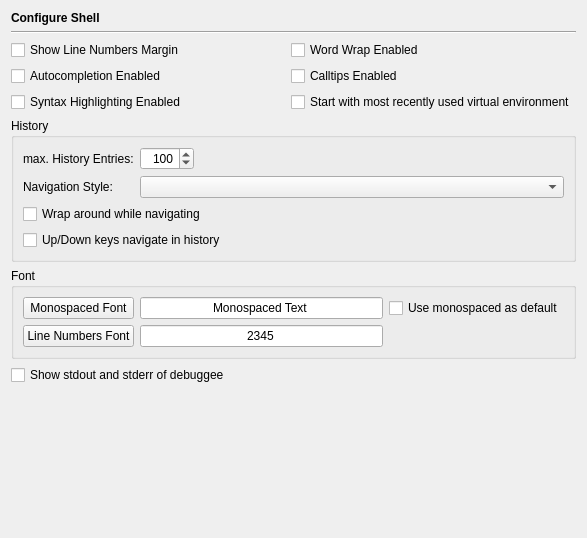
<?xml version="1.0" encoding="UTF-8"?>
<ui version="4.0">
 <class>ShellPage</class>
 <widget class="QWidget" name="ShellPage">
  <property name="geometry">
   <rect>
    <x>0</x>
    <y>0</y>
    <width>587</width>
    <height>538</height>
   </rect>
  </property>
  <layout class="QVBoxLayout" name="verticalLayout">
   <item>
    <widget class="QLabel" name="headerLabel">
     <property name="text">
      <string>&lt;b&gt;Configure Shell&lt;/b&gt;</string>
     </property>
    </widget>
   </item>
   <item>
    <widget class="Line" name="line14">
     <property name="frameShape">
      <enum>QFrame::HLine</enum>
     </property>
     <property name="frameShadow">
      <enum>QFrame::Sunken</enum>
     </property>
     <property name="orientation">
      <enum>Qt::Horizontal</enum>
     </property>
    </widget>
   </item>
   <item>
    <layout class="QGridLayout">
     <item row="0" column="0">
      <widget class="QCheckBox" name="shellLinenoCheckBox">
       <property name="toolTip">
        <string>Select whether line numbers margin should be shown.</string>
       </property>
       <property name="text">
        <string>Show Line Numbers Margin</string>
       </property>
      </widget>
     </item>
     <item row="1" column="1">
      <widget class="QCheckBox" name="shellCTEnabledCheckBox">
       <property name="toolTip">
        <string>Select this to enable calltips</string>
       </property>
       <property name="text">
        <string>Calltips Enabled</string>
       </property>
      </widget>
     </item>
     <item row="0" column="1">
      <widget class="QCheckBox" name="shellWordWrapCheckBox">
       <property name="toolTip">
        <string>Select to enable wrapping at word boundaries</string>
       </property>
       <property name="text">
        <string>Word Wrap Enabled</string>
       </property>
      </widget>
     </item>
     <item row="1" column="0">
      <widget class="QCheckBox" name="shellACEnabledCheckBox">
       <property name="toolTip">
        <string>Select this to enable autocompletion</string>
       </property>
       <property name="text">
        <string>Autocompletion Enabled</string>
       </property>
      </widget>
     </item>
     <item row="2" column="0">
      <widget class="QCheckBox" name="shellSyntaxHighlightingCheckBox">
       <property name="toolTip">
        <string>Select to enable syntax highlighting</string>
       </property>
       <property name="text">
        <string>Syntax Highlighting Enabled</string>
       </property>
      </widget>
     </item>
     <item row="2" column="1">
      <widget class="QCheckBox" name="rememberCheckBox">
       <property name="toolTip">
        <string>Select to start with the most recently used virtual environment</string>
       </property>
       <property name="text">
        <string>Start with most recently used virtual environment</string>
       </property>
      </widget>
     </item>
    </layout>
   </item>
   <item>
    <widget class="QGroupBox" name="groupBox">
     <property name="title">
      <string>History</string>
     </property>
     <layout class="QGridLayout" name="gridLayout">
      <item row="0" column="0">
       <widget class="QLabel" name="textLabel1_20">
        <property name="text">
         <string>max. History Entries:</string>
        </property>
       </widget>
      </item>
      <item row="0" column="1">
       <widget class="QSpinBox" name="shellHistorySpinBox">
        <property name="toolTip">
         <string>Enter the number of history entries allowed</string>
        </property>
        <property name="alignment">
         <set>Qt::AlignRight|Qt::AlignTrailing|Qt::AlignVCenter</set>
        </property>
        <property name="minimum">
         <number>10</number>
        </property>
        <property name="maximum">
         <number>1000</number>
        </property>
        <property name="singleStep">
         <number>10</number>
        </property>
        <property name="value">
         <number>100</number>
        </property>
       </widget>
      </item>
      <item row="0" column="2">
       <spacer>
        <property name="orientation">
         <enum>Qt::Horizontal</enum>
        </property>
        <property name="sizeType">
         <enum>QSizePolicy::Expanding</enum>
        </property>
        <property name="sizeHint" stdset="0">
         <size>
          <width>343</width>
          <height>20</height>
         </size>
        </property>
       </spacer>
      </item>
      <item row="1" column="0">
       <widget class="QLabel" name="label">
        <property name="text">
         <string>Navigation Style:</string>
        </property>
       </widget>
      </item>
      <item row="1" column="1" colspan="2">
       <widget class="QComboBox" name="shellHistoryStyleComboBox">
        <property name="toolTip">
         <string>Select the history style</string>
        </property>
       </widget>
      </item>
      <item row="2" column="0" colspan="3">
       <widget class="QCheckBox" name="shellHistoryWrapCheckBox">
        <property name="toolTip">
         <string>Select to wrap around while navigating through the history</string>
        </property>
        <property name="text">
         <string>Wrap around while navigating</string>
        </property>
       </widget>
      </item>
      <item row="3" column="0" colspan="3">
       <widget class="QCheckBox" name="shellHistoryCursorKeysCheckBox">
        <property name="toolTip">
         <string>Select to make Up- and Down-keys move in history</string>
        </property>
        <property name="whatsThis">
         <string>&lt;b&gt;Up/Down keys navigate in history&lt;b&gt;
&lt;p&gt;Select this entry to make Up- and Down-keys navigate in history. If unselected history navigation may be performed by Ctrl-Up or Ctrl-Down.&lt;/p&gt;</string>
        </property>
        <property name="text">
         <string>Up/Down keys navigate in history</string>
        </property>
       </widget>
      </item>
     </layout>
    </widget>
   </item>
   <item>
    <widget class="QGroupBox" name="groupBox_5">
     <property name="title">
      <string>Font</string>
     </property>
     <layout class="QGridLayout" name="gridLayout_2">
      <item row="0" column="0">
       <widget class="QPushButton" name="monospacedFontButton">
        <property name="toolTip">
         <string>Press to select the font to be used as the monospaced font</string>
        </property>
        <property name="text">
         <string>Monospaced Font</string>
        </property>
       </widget>
      </item>
      <item row="0" column="1">
       <widget class="QLineEdit" name="monospacedFontSample">
        <property name="focusPolicy">
         <enum>Qt::NoFocus</enum>
        </property>
        <property name="text">
         <string>Monospaced Text</string>
        </property>
        <property name="alignment">
         <set>Qt::AlignHCenter</set>
        </property>
        <property name="readOnly">
         <bool>true</bool>
        </property>
       </widget>
      </item>
      <item row="0" column="2">
       <widget class="QCheckBox" name="monospacedCheckBox">
        <property name="toolTip">
         <string>Select, whether the monospaced font should be used as default</string>
        </property>
        <property name="text">
         <string>Use monospaced as default</string>
        </property>
       </widget>
      </item>
      <item row="1" column="0">
       <widget class="QPushButton" name="linenumbersFontButton">
        <property name="toolTip">
         <string>Press to select the font for the line numbers</string>
        </property>
        <property name="text">
         <string>Line Numbers Font</string>
        </property>
       </widget>
      </item>
      <item row="1" column="1">
       <widget class="QLineEdit" name="marginsFontSample">
        <property name="minimumSize">
         <size>
          <width>200</width>
          <height>0</height>
         </size>
        </property>
        <property name="focusPolicy">
         <enum>Qt::NoFocus</enum>
        </property>
        <property name="text">
         <string>2345</string>
        </property>
        <property name="alignment">
         <set>Qt::AlignHCenter</set>
        </property>
        <property name="readOnly">
         <bool>true</bool>
        </property>
       </widget>
      </item>
     </layout>
    </widget>
   </item>
   <item>
    <widget class="QCheckBox" name="stdOutErrCheckBox">
     <property name="toolTip">
      <string>Select to show debuggee stdout and stderr</string>
     </property>
     <property name="text">
      <string>Show stdout and stderr of debuggee</string>
     </property>
    </widget>
   </item>
   <item>
    <spacer>
     <property name="orientation">
      <enum>Qt::Vertical</enum>
     </property>
     <property name="sizeHint" stdset="0">
      <size>
       <width>20</width>
       <height>40</height>
      </size>
     </property>
    </spacer>
   </item>
  </layout>
 </widget>
 <tabstops>
  <tabstop>shellLinenoCheckBox</tabstop>
  <tabstop>shellACEnabledCheckBox</tabstop>
  <tabstop>shellSyntaxHighlightingCheckBox</tabstop>
  <tabstop>shellWordWrapCheckBox</tabstop>
  <tabstop>shellCTEnabledCheckBox</tabstop>
  <tabstop>rememberCheckBox</tabstop>
  <tabstop>shellHistorySpinBox</tabstop>
  <tabstop>shellHistoryStyleComboBox</tabstop>
  <tabstop>shellHistoryWrapCheckBox</tabstop>
  <tabstop>shellHistoryCursorKeysCheckBox</tabstop>
  <tabstop>monospacedFontButton</tabstop>
  <tabstop>monospacedCheckBox</tabstop>
  <tabstop>linenumbersFontButton</tabstop>
  <tabstop>stdOutErrCheckBox</tabstop>
 </tabstops>
 <resources/>
 <connections/>
</ui>
